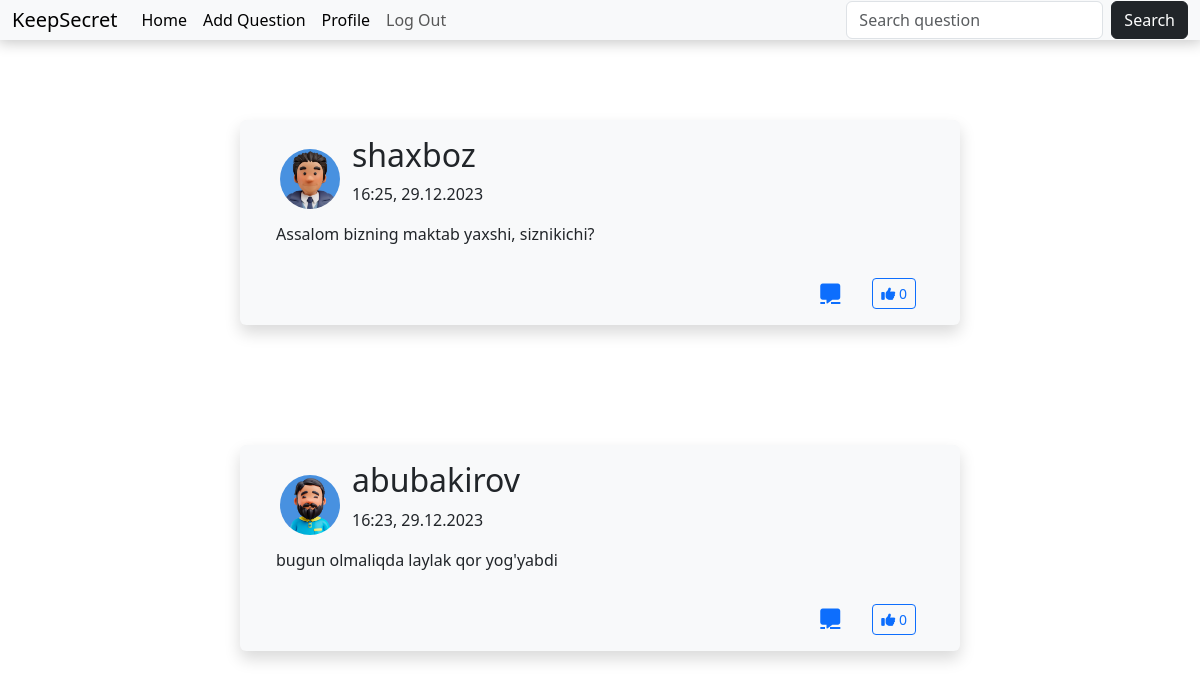
/hashtag/news/ (signed in), run on the app's committed database.
### chats/models.py (models this page shows, shortened)
class Question(models.Model):
    user = models.ForeignKey(User, on_delete=models.CASCADE)
    text = models.TextField(max_length=200)
    timestamp = models.DateTimeField(default=now)
    hashtag = models.CharField(max_length=100, default='news')
    question_p = models.ForeignKey('self', null=True, blank=True, on_delete=models.CASCADE)
    like = models.ManyToManyField(User, related_name='like_question')
    comment_count = models.PositiveIntegerField(default=0)
    class Meta:
        db_table = 'Question'
        ordering = ['-timestamp']

### users/models.py (models this page shows, shortened)
class Profile(models.Model):
    user = models.OneToOneField(User, on_delete=models.CASCADE)
    profile_image = models.ImageField(upload_to='images', default='default_image.jpg')
    fullname = models.CharField(max_length=155)
    phone_number = models.CharField(max_length=15)
    gender = models.CharField(max_length=15, choices=[('Male', 'Male'), ('Female', 'Female')])

### chats/views.py (the view)
# urls.py: path('hashtag/<str:hashtag>/', hashtag, name='hashtag'),
def hashtag(request, hashtag):
    questions = Question.objects.filter(hashtag=hashtag)
    return render(request, 'chats/index.html', context={'questions': questions, 'hashtag': hashtag})

### chats/templates/chats/index.html (shortened to what this page needs)
{% extends 'chats/base.html' %}
{% load crispy_forms_tags %}
{% block content %}
    {% for question in questions %}
        <main class="main container d-flex flex-column shadow bg-body-tertiary rounded">
            <div class="user d-flex flex-fow gap-2 pt-3 px-4 align-items-center">
                <img class="avatar-user rounded-circle m-1" src="{{ question.user.profile.profile_image.url }}" alt="Profile Image">
                <div>
                    <h2>{{ question.user.username }}</h2>
                    <p>{{ question.timestamp|date:"H:i, d.m.Y" }}</p>
                </div>
            </div>
            <div class="question">
                <p class="px-4">{{ question.text }}</p>
            </div>
            <div class="connect d-flex gap-4 px-4 flex-row-reverse p-3 ">
                {% if user.is_authenticated %}
                    <a href="{% url 'like' question.pk %}" class="card-like-a btn btn-sm btn-outline-primary mx-2"><i class="i-tag fa-solid fa-thumbs-up"></i> {{ question.like.count }}</a>
                    <a href="{% url 'comment_add' question.id %}" class="comment d-flex align-items-center gap-2">
                        <i class="fa-solid fa-message"></i></a>
                {% endif %}
            </div>
        </main>
    {% endfor %}
{% endblock %}

### chats/static/chats/style.css (style rules this page uses)
* { padding: 0; margin: 0; box-sizing: border-box; }
.main { margin-top: 120px; width: 60%; }
.comment i { font-size:20px; }
.avatar-user { height: 60px; width: 60px; object-fit: cover; margin-right: 10px; }

### data on the page
Question: user.profile.profile_image (picture), user.username "shaxboz", timestamp "16:25, 29.12.2023", text "Assalom bizning maktab yaxshi, siznikichi?", like.count "0"
Question: user.profile.profile_image (picture), user.username "abubakirov", timestamp "16:23, 29.12.2023", text "bugun olmaliqda laylak qor yog'yabdi", like.count "0"
